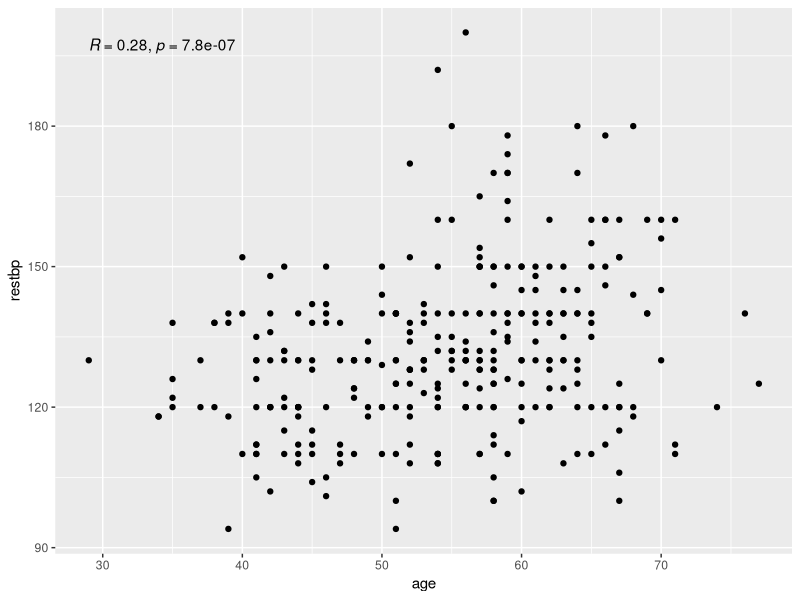

Reproduce this figure in R.
## ---- chunk 1
#| echo: false
# Load ggplot2 AND ggpubr packages
library(ggplot2)
library(ggpubr)

# Open heart.csv and save as a dataframe
heart_df <- read.csv("../Datasets/heart.csv") 

# Plot the heart data as before
ggplot(heart_df, aes(x = age, y = restbp)) +
  geom_point() +
  # add a pearson correlation from the stat_cor function
  stat_cor(method = 'pearson') 
